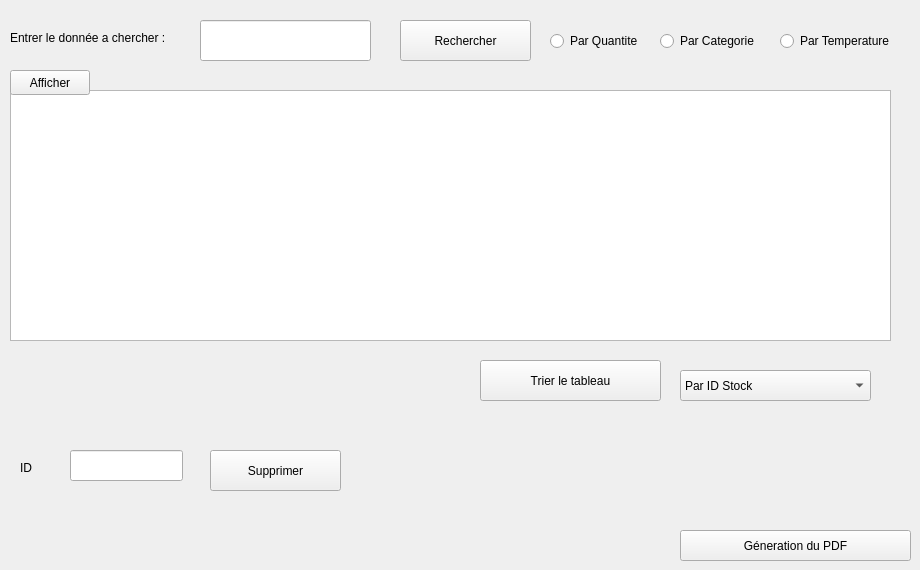
        <widget class="QWidget" name="tab_6">
         <attribute name="title">
          <string>Consulter Les Stocks</string>
         </attribute>
         <widget class="QTableView" name="tableView_B">
          <property name="geometry">
           <rect>
            <x>10</x>
            <y>90</y>
            <width>881</width>
            <height>251</height>
           </rect>
          </property>
         </widget>
         <widget class="QPushButton" name="pushButton_7">
          <property name="geometry">
           <rect>
            <x>210</x>
            <y>450</y>
            <width>131</width>
            <height>41</height>
           </rect>
          </property>
          <property name="text">
           <string>Supprimer</string>
          </property>
         </widget>
         <widget class="QLineEdit" name="textDelete">
          <property name="geometry">
           <rect>
            <x>70</x>
            <y>450</y>
            <width>113</width>
            <height>31</height>
           </rect>
          </property>
         </widget>
         <widget class="QLabel" name="label_23">
          <property name="geometry">
           <rect>
            <x>20</x>
            <y>460</y>
            <width>31</width>
            <height>16</height>
           </rect>
          </property>
          <property name="text">
           <string>ID</string>
          </property>
         </widget>
         <widget class="QPushButton" name="rechercherStock">
          <property name="geometry">
           <rect>
            <x>400</x>
            <y>20</y>
            <width>131</width>
            <height>41</height>
           </rect>
          </property>
          <property name="text">
           <string>Rechercher</string>
          </property>
         </widget>
         <widget class="QRadioButton" name="radioButton">
          <property name="geometry">
           <rect>
            <x>550</x>
            <y>30</y>
            <width>99</width>
            <height>22</height>
           </rect>
          </property>
          <property name="text">
           <string>Par Quantite</string>
          </property>
         </widget>
         <widget class="QRadioButton" name="radioButton_2">
          <property name="geometry">
           <rect>
            <x>660</x>
            <y>30</y>
            <width>111</width>
            <height>22</height>
           </rect>
          </property>
          <property name="text">
           <string>Par Categorie</string>
          </property>
         </widget>
         <widget class="QRadioButton" name="radioButton_3">
          <property name="geometry">
           <rect>
            <x>780</x>
            <y>30</y>
            <width>131</width>
            <height>22</height>
           </rect>
          </property>
          <property name="text">
           <string>Par Temperature</string>
          </property>
         </widget>
         <widget class="QLineEdit" name="rechercherStock_2">
          <property name="geometry">
           <rect>
            <x>200</x>
            <y>20</y>
            <width>171</width>
            <height>41</height>
           </rect>
          </property>
         </widget>
         <widget class="QPushButton" name="TRI_2">
          <property name="geometry">
           <rect>
            <x>480</x>
            <y>360</y>
            <width>181</width>
            <height>41</height>
           </rect>
          </property>
          <property name="text">
           <string>Trier le tableau</string>
          </property>
         </widget>
         <widget class="QComboBox" name="Trie">
          <property name="geometry">
           <rect>
            <x>680</x>
            <y>370</y>
            <width>191</width>
            <height>31</height>
           </rect>
          </property>
          <property name="currentIndex">
           <number>0</number>
          </property>
          <item>
           <property name="text">
            <string>Par ID Stock</string>
           </property>
          </item>
          <item>
           <property name="text">
            <string>Par Quantité</string>
           </property>
          </item>
          <item>
           <property name="text">
            <string>Par Emplacement</string>
           </property>
          </item>
         </widget>
         <widget class="QLabel" name="label_102">
          <property name="geometry">
           <rect>
            <x>10</x>
            <y>30</y>
            <width>171</width>
            <height>16</height>
           </rect>
          </property>
          <property name="text">
           <string>Entrer le donnée a chercher :</string>
          </property>
         </widget>
         <widget class="QPushButton" name="PDF_STOCK">
          <property name="geometry">
           <rect>
            <x>680</x>
            <y>530</y>
            <width>231</width>
            <height>31</height>
           </rect>
          </property>
          <property name="text">
           <string>Géneration du PDF</string>
          </property>
         </widget>
         <widget class="QPushButton" name="Afficher_Stock">
          <property name="geometry">
           <rect>
            <x>10</x>
            <y>70</y>
            <width>80</width>
            <height>25</height>
           </rect>
          </property>
          <property name="text">
           <string>Afficher</string>
          </property>
         </widget>
        </widget>
